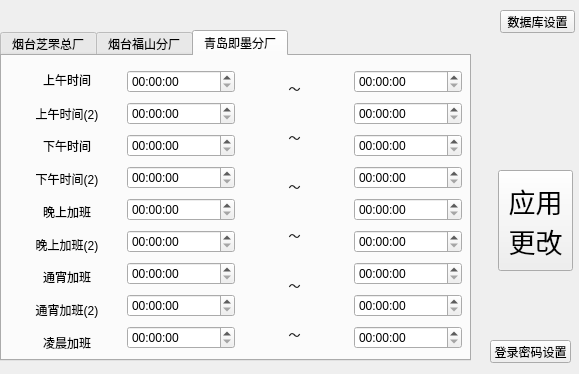
<?xml version="1.0" encoding="UTF-8"?>
<ui version="4.0">
 <class>MainWindow</class>
 <widget class="QMainWindow" name="MainWindow">
  <property name="geometry">
   <rect>
    <x>0</x>
    <y>0</y>
    <width>579</width>
    <height>374</height>
   </rect>
  </property>
  <property name="windowTitle">
   <string>更改时间</string>
  </property>
  <property name="windowIcon">
   <iconset resource="ico.qrc">
    <normaloff>:/img/ico</normaloff>:/img/ico</iconset>
  </property>
  <widget class="QWidget" name="centralWidget">
   <widget class="QLabel" name="erro">
    <property name="geometry">
     <rect>
      <x>10</x>
      <y>0</y>
      <width>491</width>
      <height>31</height>
     </rect>
    </property>
    <property name="text">
     <string>&lt;html&gt;&lt;head/&gt;&lt;body&gt;&lt;p&gt;&lt;br/&gt;&lt;/p&gt;&lt;/body&gt;&lt;/html&gt;</string>
    </property>
   </widget>
   <widget class="QPushButton" name="loginSet">
    <property name="geometry">
     <rect>
      <x>490</x>
      <y>340</y>
      <width>81</width>
      <height>23</height>
     </rect>
    </property>
    <property name="text">
     <string>登录密码设置</string>
    </property>
   </widget>
   <widget class="QPushButton" name="dbset">
    <property name="geometry">
     <rect>
      <x>500</x>
      <y>10</y>
      <width>75</width>
      <height>23</height>
     </rect>
    </property>
    <property name="text">
     <string>数据库设置</string>
    </property>
   </widget>
   <widget class="QTabWidget" name="tabWidget">
    <property name="geometry">
     <rect>
      <x>0</x>
      <y>30</y>
      <width>471</width>
      <height>331</height>
     </rect>
    </property>
    <property name="currentIndex">
     <number>2</number>
    </property>
    <widget class="QWidget" name="ZC">
     <attribute name="title">
      <string>烟台芝罘总厂</string>
     </attribute>
     <widget class="QWidget" name="layoutWidget_3">
      <property name="geometry">
       <rect>
        <x>0</x>
        <y>0</y>
        <width>471</width>
        <height>311</height>
       </rect>
      </property>
      <layout class="QHBoxLayout" name="horizontalLayout_56">
       <item>
        <layout class="QVBoxLayout" name="verticalLayout_57">
         <item>
          <widget class="QLabel" name="label_13">
           <property name="text">
            <string>上午时间</string>
           </property>
           <property name="alignment">
            <set>Qt::AlignCenter</set>
           </property>
          </widget>
         </item>
         <item>
          <widget class="QLabel" name="label_46">
           <property name="text">
            <string>上午时间(2)</string>
           </property>
           <property name="alignment">
            <set>Qt::AlignCenter</set>
           </property>
          </widget>
         </item>
         <item>
          <widget class="QLabel" name="label_47">
           <property name="text">
            <string>下午时间</string>
           </property>
           <property name="alignment">
            <set>Qt::AlignCenter</set>
           </property>
          </widget>
         </item>
         <item>
          <widget class="QLabel" name="label_14">
           <property name="text">
            <string>下午时间(2)</string>
           </property>
           <property name="alignment">
            <set>Qt::AlignCenter</set>
           </property>
          </widget>
         </item>
         <item>
          <widget class="QLabel" name="label_48">
           <property name="text">
            <string>晚上加班</string>
           </property>
           <property name="alignment">
            <set>Qt::AlignCenter</set>
           </property>
          </widget>
         </item>
         <item>
          <widget class="QLabel" name="label_15">
           <property name="text">
            <string>晚上加班(2)</string>
           </property>
           <property name="alignment">
            <set>Qt::AlignCenter</set>
           </property>
          </widget>
         </item>
         <item>
          <widget class="QLabel" name="label_16">
           <property name="text">
            <string>通宵加班(1)</string>
           </property>
           <property name="alignment">
            <set>Qt::AlignCenter</set>
           </property>
          </widget>
         </item>
         <item>
          <widget class="QLabel" name="label_17">
           <property name="text">
            <string>通宵加班(1)</string>
           </property>
           <property name="alignment">
            <set>Qt::AlignCenter</set>
           </property>
          </widget>
         </item>
         <item>
          <widget class="QLabel" name="label_18">
           <property name="text">
            <string>凌晨加班</string>
           </property>
           <property name="alignment">
            <set>Qt::AlignCenter</set>
           </property>
          </widget>
         </item>
        </layout>
       </item>
       <item>
        <layout class="QVBoxLayout" name="verticalLayout_5">
         <item>
          <widget class="QTimeEdit" name="zc1start"/>
         </item>
         <item>
          <widget class="QTimeEdit" name="zc2start"/>
         </item>
         <item>
          <widget class="QTimeEdit" name="zc3start"/>
         </item>
         <item>
          <widget class="QTimeEdit" name="zc4start"/>
         </item>
         <item>
          <widget class="QTimeEdit" name="zc5start"/>
         </item>
         <item>
          <widget class="QTimeEdit" name="zc6start"/>
         </item>
         <item>
          <widget class="QTimeEdit" name="zc7start"/>
         </item>
         <item>
          <widget class="QTimeEdit" name="zc8start"/>
         </item>
         <item>
          <widget class="QTimeEdit" name="zc9start"/>
         </item>
        </layout>
       </item>
       <item>
        <layout class="QVBoxLayout" name="verticalLayout_6">
         <item>
          <widget class="QLabel" name="label_19">
           <property name="text">
            <string>～</string>
           </property>
           <property name="alignment">
            <set>Qt::AlignCenter</set>
           </property>
          </widget>
         </item>
         <item>
          <widget class="QLabel" name="label_20">
           <property name="text">
            <string>～</string>
           </property>
           <property name="alignment">
            <set>Qt::AlignCenter</set>
           </property>
          </widget>
         </item>
         <item>
          <widget class="QLabel" name="label_21">
           <property name="text">
            <string>～</string>
           </property>
           <property name="alignment">
            <set>Qt::AlignCenter</set>
           </property>
          </widget>
         </item>
         <item>
          <widget class="QLabel" name="label_22">
           <property name="text">
            <string>～</string>
           </property>
           <property name="alignment">
            <set>Qt::AlignCenter</set>
           </property>
          </widget>
         </item>
         <item>
          <widget class="QLabel" name="label_23">
           <property name="text">
            <string>～</string>
           </property>
           <property name="alignment">
            <set>Qt::AlignCenter</set>
           </property>
          </widget>
         </item>
         <item>
          <widget class="QLabel" name="label_24">
           <property name="text">
            <string>～</string>
           </property>
           <property name="alignment">
            <set>Qt::AlignCenter</set>
           </property>
          </widget>
         </item>
        </layout>
       </item>
       <item>
        <layout class="QVBoxLayout" name="verticalLayout_7">
         <item>
          <widget class="QTimeEdit" name="zc1end"/>
         </item>
         <item>
          <widget class="QTimeEdit" name="zc2end"/>
         </item>
         <item>
          <widget class="QTimeEdit" name="zc3end"/>
         </item>
         <item>
          <widget class="QTimeEdit" name="zc4end"/>
         </item>
         <item>
          <widget class="QTimeEdit" name="zc5end"/>
         </item>
         <item>
          <widget class="QTimeEdit" name="zc6end"/>
         </item>
         <item>
          <widget class="QTimeEdit" name="zc7end"/>
         </item>
         <item>
          <widget class="QTimeEdit" name="zc8end"/>
         </item>
         <item>
          <widget class="QTimeEdit" name="zc9end"/>
         </item>
        </layout>
       </item>
      </layout>
     </widget>
    </widget>
    <widget class="QWidget" name="FS">
     <attribute name="title">
      <string>烟台福山分厂</string>
     </attribute>
     <widget class="QWidget" name="layoutWidget">
      <property name="geometry">
       <rect>
        <x>0</x>
        <y>0</y>
        <width>471</width>
        <height>311</height>
       </rect>
      </property>
      <layout class="QHBoxLayout" name="horizontalLayout_55">
       <item>
        <layout class="QVBoxLayout" name="verticalLayout_56">
         <item>
          <widget class="QLabel" name="label">
           <property name="text">
            <string>上午时间</string>
           </property>
           <property name="alignment">
            <set>Qt::AlignCenter</set>
           </property>
          </widget>
         </item>
         <item>
          <widget class="QLabel" name="label_40">
           <property name="text">
            <string>上午时间(2)</string>
           </property>
           <property name="alignment">
            <set>Qt::AlignCenter</set>
           </property>
          </widget>
         </item>
         <item>
          <widget class="QLabel" name="label_41">
           <property name="text">
            <string>下午时间</string>
           </property>
           <property name="alignment">
            <set>Qt::AlignCenter</set>
           </property>
          </widget>
         </item>
         <item>
          <widget class="QLabel" name="label_2">
           <property name="text">
            <string>下午时间(2)</string>
           </property>
           <property name="alignment">
            <set>Qt::AlignCenter</set>
           </property>
          </widget>
         </item>
         <item>
          <widget class="QLabel" name="label_42">
           <property name="text">
            <string>晚上加班</string>
           </property>
           <property name="alignment">
            <set>Qt::AlignCenter</set>
           </property>
          </widget>
         </item>
         <item>
          <widget class="QLabel" name="label_3">
           <property name="text">
            <string>晚上加班(2)</string>
           </property>
           <property name="alignment">
            <set>Qt::AlignCenter</set>
           </property>
          </widget>
         </item>
         <item>
          <widget class="QLabel" name="label_4">
           <property name="text">
            <string>通宵加班(1)</string>
           </property>
           <property name="alignment">
            <set>Qt::AlignCenter</set>
           </property>
          </widget>
         </item>
         <item>
          <widget class="QLabel" name="label_5">
           <property name="text">
            <string>通宵加班(1)</string>
           </property>
           <property name="alignment">
            <set>Qt::AlignCenter</set>
           </property>
          </widget>
         </item>
         <item>
          <widget class="QLabel" name="label_6">
           <property name="text">
            <string>凌晨加班</string>
           </property>
           <property name="alignment">
            <set>Qt::AlignCenter</set>
           </property>
          </widget>
         </item>
        </layout>
       </item>
       <item>
        <layout class="QVBoxLayout" name="verticalLayout_2">
         <item>
          <widget class="QTimeEdit" name="fs1start"/>
         </item>
         <item>
          <widget class="QTimeEdit" name="fs2start"/>
         </item>
         <item>
          <widget class="QTimeEdit" name="fs3start"/>
         </item>
         <item>
          <widget class="QTimeEdit" name="fs4start"/>
         </item>
         <item>
          <widget class="QTimeEdit" name="fs5start"/>
         </item>
         <item>
          <widget class="QTimeEdit" name="fs6start"/>
         </item>
         <item>
          <widget class="QTimeEdit" name="fs7start"/>
         </item>
         <item>
          <widget class="QTimeEdit" name="fs8start"/>
         </item>
         <item>
          <widget class="QTimeEdit" name="fs9start"/>
         </item>
        </layout>
       </item>
       <item>
        <layout class="QVBoxLayout" name="verticalLayout_3">
         <item>
          <widget class="QLabel" name="label_7">
           <property name="text">
            <string>～</string>
           </property>
           <property name="alignment">
            <set>Qt::AlignCenter</set>
           </property>
          </widget>
         </item>
         <item>
          <widget class="QLabel" name="label_8">
           <property name="text">
            <string>～</string>
           </property>
           <property name="alignment">
            <set>Qt::AlignCenter</set>
           </property>
          </widget>
         </item>
         <item>
          <widget class="QLabel" name="label_9">
           <property name="text">
            <string>～</string>
           </property>
           <property name="alignment">
            <set>Qt::AlignCenter</set>
           </property>
          </widget>
         </item>
         <item>
          <widget class="QLabel" name="label_10">
           <property name="text">
            <string>～</string>
           </property>
           <property name="alignment">
            <set>Qt::AlignCenter</set>
           </property>
          </widget>
         </item>
         <item>
          <widget class="QLabel" name="label_11">
           <property name="text">
            <string>～</string>
           </property>
           <property name="alignment">
            <set>Qt::AlignCenter</set>
           </property>
          </widget>
         </item>
         <item>
          <widget class="QLabel" name="label_12">
           <property name="text">
            <string>～</string>
           </property>
           <property name="alignment">
            <set>Qt::AlignCenter</set>
           </property>
          </widget>
         </item>
        </layout>
       </item>
       <item>
        <layout class="QVBoxLayout" name="verticalLayout_4">
         <item>
          <widget class="QTimeEdit" name="fs1end"/>
         </item>
         <item>
          <widget class="QTimeEdit" name="fs2end"/>
         </item>
         <item>
          <widget class="QTimeEdit" name="fs3end"/>
         </item>
         <item>
          <widget class="QTimeEdit" name="fs4end"/>
         </item>
         <item>
          <widget class="QTimeEdit" name="fs5end"/>
         </item>
         <item>
          <widget class="QTimeEdit" name="fs6end"/>
         </item>
         <item>
          <widget class="QTimeEdit" name="fs7end"/>
         </item>
         <item>
          <widget class="QTimeEdit" name="fs8end"/>
         </item>
         <item>
          <widget class="QTimeEdit" name="fs9end"/>
         </item>
        </layout>
       </item>
      </layout>
     </widget>
    </widget>
    <widget class="QWidget" name="JM">
     <attribute name="title">
      <string>青岛即墨分厂</string>
     </attribute>
     <widget class="QWidget" name="layoutWidget_2">
      <property name="geometry">
       <rect>
        <x>0</x>
        <y>0</y>
        <width>471</width>
        <height>311</height>
       </rect>
      </property>
      <layout class="QHBoxLayout" name="horizontalLayout_3">
       <item>
        <layout class="QVBoxLayout" name="verticalLayout_9">
         <item>
          <widget class="QLabel" name="label_25">
           <property name="text">
            <string>&lt;html&gt;&lt;head/&gt;&lt;body&gt;&lt;p&gt;上午时间&lt;/p&gt;&lt;/body&gt;&lt;/html&gt;</string>
           </property>
           <property name="alignment">
            <set>Qt::AlignCenter</set>
           </property>
          </widget>
         </item>
         <item>
          <widget class="QLabel" name="label_43">
           <property name="text">
            <string>上午时间(2)</string>
           </property>
           <property name="alignment">
            <set>Qt::AlignCenter</set>
           </property>
          </widget>
         </item>
         <item>
          <widget class="QLabel" name="label_44">
           <property name="text">
            <string>下午时间</string>
           </property>
           <property name="alignment">
            <set>Qt::AlignCenter</set>
           </property>
          </widget>
         </item>
         <item>
          <widget class="QLabel" name="label_26">
           <property name="text">
            <string>下午时间(2)</string>
           </property>
           <property name="alignment">
            <set>Qt::AlignCenter</set>
           </property>
          </widget>
         </item>
         <item>
          <widget class="QLabel" name="label_45">
           <property name="text">
            <string>晚上加班</string>
           </property>
           <property name="alignment">
            <set>Qt::AlignCenter</set>
           </property>
          </widget>
         </item>
         <item>
          <widget class="QLabel" name="label_27">
           <property name="text">
            <string>晚上加班(2)</string>
           </property>
           <property name="alignment">
            <set>Qt::AlignCenter</set>
           </property>
          </widget>
         </item>
         <item>
          <widget class="QLabel" name="label_28">
           <property name="text">
            <string>通宵加班</string>
           </property>
           <property name="alignment">
            <set>Qt::AlignCenter</set>
           </property>
          </widget>
         </item>
         <item>
          <widget class="QLabel" name="label_29">
           <property name="text">
            <string>通宵加班(2)</string>
           </property>
           <property name="alignment">
            <set>Qt::AlignCenter</set>
           </property>
          </widget>
         </item>
         <item>
          <widget class="QLabel" name="label_30">
           <property name="text">
            <string>凌晨加班</string>
           </property>
           <property name="alignment">
            <set>Qt::AlignCenter</set>
           </property>
          </widget>
         </item>
        </layout>
       </item>
       <item>
        <layout class="QVBoxLayout" name="verticalLayout_10">
         <item>
          <widget class="QTimeEdit" name="jm1start"/>
         </item>
         <item>
          <widget class="QTimeEdit" name="jm2start"/>
         </item>
         <item>
          <widget class="QTimeEdit" name="jm3start"/>
         </item>
         <item>
          <widget class="QTimeEdit" name="jm4start"/>
         </item>
         <item>
          <widget class="QTimeEdit" name="jm5start"/>
         </item>
         <item>
          <widget class="QTimeEdit" name="jm6start"/>
         </item>
         <item>
          <widget class="QTimeEdit" name="jm7start"/>
         </item>
         <item>
          <widget class="QTimeEdit" name="jm8start"/>
         </item>
         <item>
          <widget class="QTimeEdit" name="jm9start"/>
         </item>
        </layout>
       </item>
       <item>
        <layout class="QVBoxLayout" name="verticalLayout_11">
         <item>
          <widget class="QLabel" name="label_31">
           <property name="text">
            <string>～</string>
           </property>
           <property name="alignment">
            <set>Qt::AlignCenter</set>
           </property>
          </widget>
         </item>
         <item>
          <widget class="QLabel" name="label_32">
           <property name="text">
            <string>～</string>
           </property>
           <property name="alignment">
            <set>Qt::AlignCenter</set>
           </property>
          </widget>
         </item>
         <item>
          <widget class="QLabel" name="label_33">
           <property name="text">
            <string>～</string>
           </property>
           <property name="alignment">
            <set>Qt::AlignCenter</set>
           </property>
          </widget>
         </item>
         <item>
          <widget class="QLabel" name="label_34">
           <property name="text">
            <string>～</string>
           </property>
           <property name="alignment">
            <set>Qt::AlignCenter</set>
           </property>
          </widget>
         </item>
         <item>
          <widget class="QLabel" name="label_35">
           <property name="text">
            <string>～</string>
           </property>
           <property name="alignment">
            <set>Qt::AlignCenter</set>
           </property>
          </widget>
         </item>
         <item>
          <widget class="QLabel" name="label_36">
           <property name="text">
            <string>～</string>
           </property>
           <property name="alignment">
            <set>Qt::AlignCenter</set>
           </property>
          </widget>
         </item>
        </layout>
       </item>
       <item>
        <layout class="QVBoxLayout" name="verticalLayout_12">
         <item>
          <widget class="QTimeEdit" name="jm1end"/>
         </item>
         <item>
          <widget class="QTimeEdit" name="jm2end"/>
         </item>
         <item>
          <widget class="QTimeEdit" name="jm3end"/>
         </item>
         <item>
          <widget class="QTimeEdit" name="jm4end"/>
         </item>
         <item>
          <widget class="QTimeEdit" name="jm5end"/>
         </item>
         <item>
          <widget class="QTimeEdit" name="jm6end"/>
         </item>
         <item>
          <widget class="QTimeEdit" name="jm7end"/>
         </item>
         <item>
          <widget class="QTimeEdit" name="jm8end"/>
         </item>
         <item>
          <widget class="QTimeEdit" name="jm9end"/>
         </item>
        </layout>
       </item>
      </layout>
     </widget>
    </widget>
   </widget>
   <widget class="QPushButton" name="upTime">
    <property name="geometry">
     <rect>
      <x>498</x>
      <y>170</y>
      <width>75</width>
      <height>101</height>
     </rect>
    </property>
    <property name="font">
     <font>
      <family>华文楷体</family>
      <pointsize>20</pointsize>
     </font>
    </property>
    <property name="text">
     <string>应用
更改</string>
    </property>
   </widget>
  </widget>
 </widget>
 <layoutdefault spacing="6" margin="11"/>
 <resources>
  <include location="ico.qrc"/>
 </resources>
 <connections/>
</ui>
